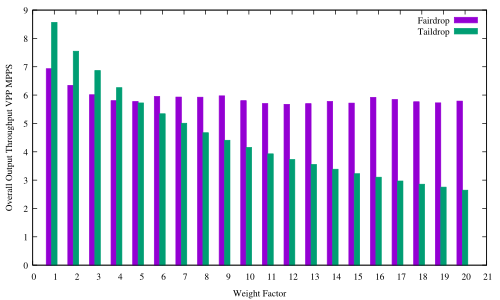

gnuplot code for this plot:
#! xgp flow_pps.dat
# Created the Fri Dec  8 02:30:12 CET 2017 with:
#   ____________________________
#  /                            \
# /        xgp        __________/
# \__________________/.:nonsns:.
#
 
#-------------------------------------
# SHAPES:
# (c)ircle  (t)riangle (i)nv.tri.
#           (d)iamond  (s)quare
# FILLING:
# (f)illed  (o)paque  (e)mpty (default)
#-------------------------------------
   s=4  ; es=s  ; fs=s+1 ; os=s+66
   c=6  ; ec=c  ; fc=c+1 ; oc=os+1
   t=8  ; et=t  ; ft=t+1 ; ot=oc+1
   i=10 ; ei=i  ; fi=i+1 ; oi=ot+1
   d=12 ; ed=d  ; fd=d+1 ; od=oi+1
   p=14 ; ep=p  ; fp=p+1 ; op=od+1
#-------------------------------------
#  e.g.:  
#  empty circles vs filled squares
#  plot "file" u 1:3 w p pt ec, 
#           "" u 1:4 w lp pt fs
#-------------------------------------

#Happy gnuplotting


set out "output_throughput.pdf"
set term pdf font "Times,10"
#set pointsize 1.25

set key top righ
#set ylabel "Per flow rate [pps]"
set xlabel "Weight Factor"
set xtics 1
set boxwidth 0.25
set style fill solid
#set ytics nomirror
#set y2tics
#set yrange [0:5]
#set y2range [0:6000]
set ylabel "Overall Output Throughput VPP MPPS"
#set y2label "Flow Weight"
#set format y "%.t^.10^%T"
#set ytics 200000
#set yran [1e3:]
#min(a,b)=a<b?a:b
#stats 	'flow_pps.dat'	every ::1 using 1 nooutput
#total=int(STATS_sum)
#print("Total Throughput")
#print(total)
#f(x)=total
set yrange [0:9]

plot \
'FAIRDROP_CPU_RESULTS_1/in_out_thf.dat'	u ($0+1-0.25):($3/1000000)   	t 'Fairdrop'  axes x1y1 with boxes ,	\
'NOFAIRDROP_CPU_RESULTS/in_out_nofdthf.dat'  u ($0+1):($3/1000000)	t 'Taildrop'   axes x1y1 with boxes
#'flow_pps.dat'  u ($0+1+0.25):(f($1)/1000000)           t 'Per Flow Throughput'  axes x1y1 with boxes
